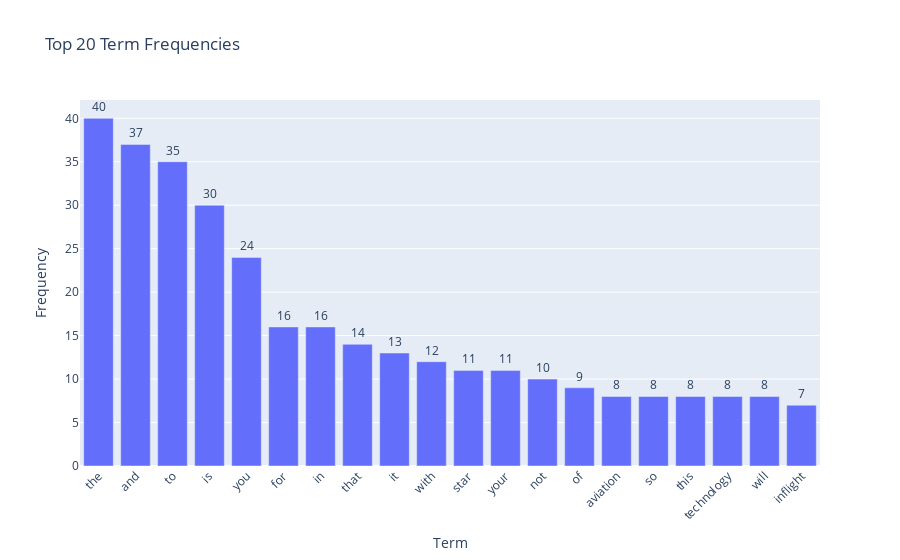

Source (notebook cell):
### Code cell
# 畫長條圖 (用plotly)(github預覽無法顯示下圖，須至編譯器執行才能看到下圖)
df_bar = pd.DataFrame({
    "Term": top_terms,
    "Frequency": term_frequencies[top20_idx]
})

fig = px.bar(df_bar, x="Term", y="Frequency", 
             title="Top 20 Term Frequencies",
             text="Frequency")
fig.update_traces(textposition='outside')
fig.update_layout(xaxis_tickangle=-45)
fig.show()

### Figure 1 — Plotly figure (JSON) as saved in the notebook; plotly's stock layout.template omitted (floating-point values rounded to 4 significant figures)
{"data": [{"hovertemplate": "Term=%{x}<br>Frequency=%{text}<extra></extra>", "legendgroup": "", "marker": {"color": "#636efa", "pattern": {"shape": ""}}, "name": "", "orientation": "v", "showlegend": false, "text": [40.0, 37.0, 35.0, 30.0, 24.0, 16.0, 16.0, 14.0, 13.0, 12.0, 11.0, 11.0, 10.0, 9.0, 8.0, 8.0, 8.0, 8.0, 8.0, 7.0], "textposition": "outside", "type": "bar", "x": ["the", "and", "to", "is", "you", "for", "in", "that", "it", "with", "star", "your", "not", "of", "aviation", "so", "this", "technology", "will", "inflight"], "xaxis": "x", "y": [40, 37, 35, 30, 24, 16, 16, 14, 13, 12, 11, 11, 10, 9, 8, 8, 8, 8, 8, 7], "yaxis": "y"}], "layout": {"barmode": "relative", "legend": {"tracegroupgap": 0}, "title": {"text": "Top 20 Term Frequencies"}, "xaxis": {"anchor": "y", "domain": [0, 1], "tickangle": -45, "title": {"text": "Term"}}, "yaxis": {"anchor": "x", "domain": [0, 1], "title": {"text": "Frequency"}}}}
